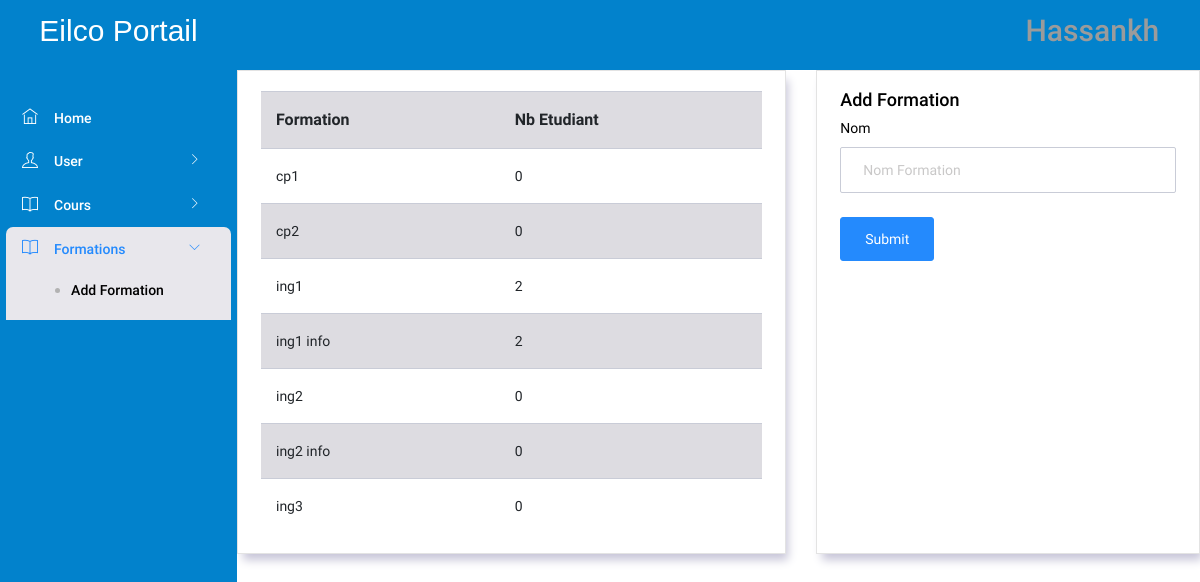
/PL/pages/admin/AddFormation.php (signed in), run on an earlier commit of the app's database.
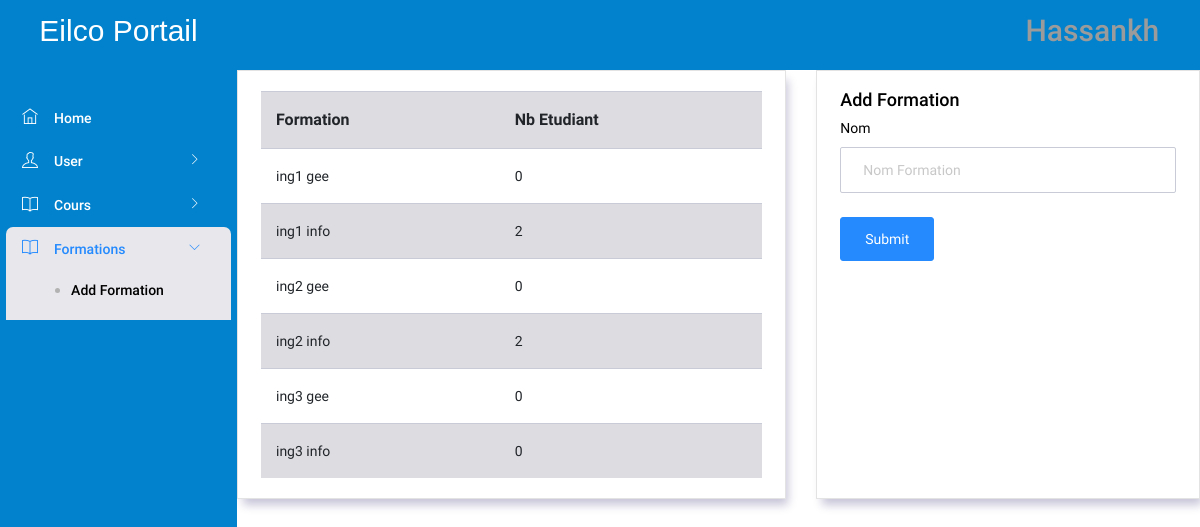
And on a later commit of the database.
### tables this page shows
CREATE TABLE `formation` (
  `idformation` int NOT NULL AUTO_INCREMENT,
  `nomformation` varchar(45) NOT NULL,
  PRIMARY KEY (`idformation`),
  UNIQUE KEY `nomformation_UNIQUE` (`nomformation`)
);

### DAL/formationRepository.php (called while the page is built, shortened)
<?php
require_once(__DIR__."/../DTO/formation.php");
function GetFormations()
{
    $conn = openConnection();
    $query = "SELECT * FROM formation;";
    $result = mysqli_query($conn, $query);
    $i = 0;
    while ($row = mysqli_fetch_array($result)) {
        $formation = new formation();
        $formation->setId($row["idformation"]);
        $formation->setNom($row["nomformation"]);
        $formations[$i] = $formation;
        $i++;
    }
    return $formations;
}

### BLL/formationManager.php (called while the page is built, shortened)
<?php
require(__DIR__ . "/../DAL/formationRepository.php");
function getAllFormations()
{
    return GetFormations();
}

### DTO/formation.php (called while the page is built, shortened)
<?php
class formation{
    private $nom;
    public function getNom() {
        return $this->nom;
    }
    public function setNom($nom) {
        $this->nom = $nom;
    }
}
?>

### DAL/userRepository.php (called while the page is built, shortened)
<?php
function GetUserbyFormation($formation_id)
{
    $conn = openConnection();
    $nbstudents = 0;
    try {
        $sql = "select count(*) as countf from users where formation_id = ? and role=2";
        $stmt = $conn->prepare($sql);
        $stmt->bind_param("i", $formation_id);
        $stmt->execute();
        $result = $stmt->get_result();
        if ($result->num_rows > 0) {
            if ($row = $result->fetch_assoc()) {
                $nbstudents = ($row["countf"]);
            }
        }
    } catch (Exception $ex) {
    }
    return $nbstudents;
}

### BLL/usersManager.php (called while the page is built, shortened)
<?php
require(__DIR__ . "/../DAL/userRepository.php");
function GetStudentsbyFormation($formation_id)
{
    return GetUserbyFormation($formation_id);
}

### PL/pages/admin/AddFormation.php (the view, shortened to what the changed rows need)
<!DOCTYPE html>
<html lang="en">
<head>
    <link rel="stylesheet" href="../../assets/vendors/ti-icons/css/themify-icons.css">
    <link rel="stylesheet" href="../../assets/vendors/base/vendor.bundle.base.css">
    <link rel="stylesheet" href="../../styles/admin_page.css">
</head>
<body>
    <div class="container-scroller">
        <div class="container-fluid page-body-wrapper">
            <div class="main-panel">
                <div class="content-wrapper">
                    <div class="row">
                        <div class="col-md-7 grid-margin stretch-card">
                            <div class="card">
                                <div class="card-body">
                                    <div class="table-responsive">
                                        <table class="table table-striped">
                                            <?php
                                            require_once("../../../BLL/formationManager.php");
                                            require_once("../../../BLL/usersManager.php");
                                            $formations = getAllFormations();
                                            if ($formations == null) {
                                                echo "no results";
                                            } else {
                                                echo
                                                "<tr>"
                                                    . "<th>" . "Formation" . "</th>"
                                                    . "<th>" . "Nb Etudiant" . "</th>"
                                                    . "</tr>";
                                                for ($i = 0; $i < count($formations); $i++) {
                                                    echo
                                                    "<tr>"
                                                        . "<td>" . $formations[$i]->getNom() . "</td>"
                                                        . "<td>" . GetStudentsbyFormation($formations[$i]->getId()) . "</td>"
                                                        . "</tr>";
                                                }
                                            }
                                            ?>
                                        </table>
                                    </div>
                                </div>
                            </div>
                        </div>
                                    <?php
                                    include_once("../../../DTO/formation.php");
                                    ?>
                    </div>
                </div>
            </div>
        </div>
    </div>
</body>
</html>

What changed in the data, as far as the page shows it:
removed formation: nomformation "cp1", Id "0"
removed formation: nomformation "cp2", Id "0"
removed formation: nomformation "ing1", Id "2"
removed formation: nomformation "ing2", Id "0"
removed formation: nomformation "ing3", Id "0"
added formation: nomformation "ing1 gee", Id "0"
added formation: nomformation "ing2 gee", Id "0"
computed for formation "ing2 info": Id "0" → "2"
added formation: nomformation "ing3 gee", Id "0"
added formation: nomformation "ing3 info", Id "0"
